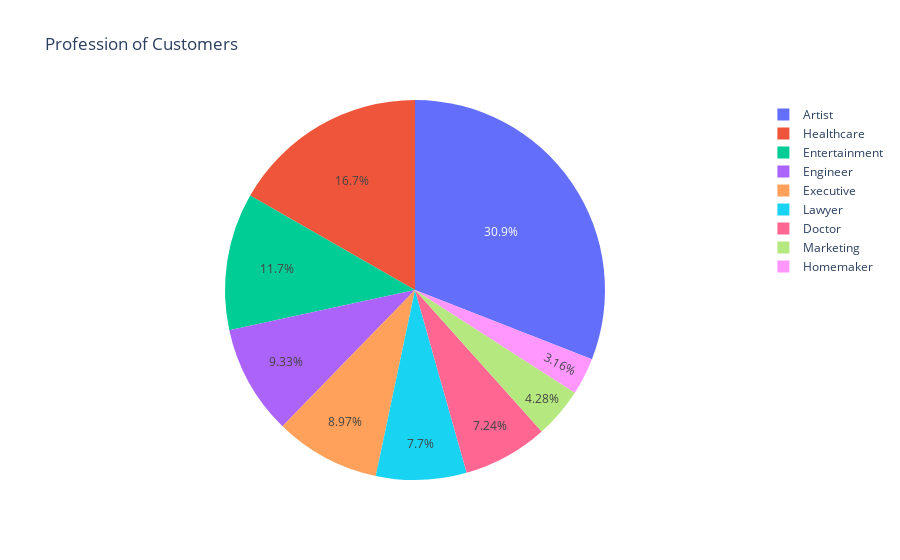

Notebook source saved alongside this figure:
### Code cell
top_15 = df_cat['Profession'].value_counts().head(15)
fig = px.pie(values = top_15.values,names=top_15.keys(), title='Profession of Customers')
fig.show()

### Figure 1 — Plotly figure (JSON) as saved in the notebook; plotly's stock layout.template omitted (floating-point values rounded to 4 significant figures)
{"data": [{"domain": {"x": [0, 1], "y": [0, 1]}, "hovertemplate": "label=%{label}<br>value=%{value}<extra></extra>", "labels": ["Artist", "Healthcare", "Entertainment", "Engineer", "Executive", "Lawyer", "Doctor", "Marketing", "Homemaker"], "legendgroup": "", "name": "", "showlegend": true, "type": "pie", "values": [607, 328, 229, 183, 176, 151, 142, 84, 62]}], "layout": {"legend": {"tracegroupgap": 0}, "title": {"text": "Profession of Customers"}}}
